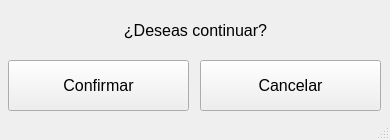
<?xml version="1.0" encoding="UTF-8"?>
<ui version="4.0">
 <class>Confirmar</class>
 <widget class="QMainWindow" name="Confirmar">
  <property name="geometry">
   <rect>
    <x>0</x>
    <y>0</y>
    <width>390</width>
    <height>140</height>
   </rect>
  </property>
  <property name="minimumSize">
   <size>
    <width>390</width>
    <height>140</height>
   </size>
  </property>
  <property name="maximumSize">
   <size>
    <width>390</width>
    <height>140</height>
   </size>
  </property>
  <property name="windowTitle">
   <string>MainWindow</string>
  </property>
  <widget class="QWidget" name="centralwidget">
   <widget class="QPushButton" name="Confirmar_2">
    <property name="geometry">
     <rect>
      <x>8</x>
      <y>60</y>
      <width>181</width>
      <height>51</height>
     </rect>
    </property>
    <property name="font">
     <font>
      <pointsize>12</pointsize>
     </font>
    </property>
    <property name="text">
     <string>Confirmar</string>
    </property>
   </widget>
   <widget class="QPushButton" name="Cancelar">
    <property name="geometry">
     <rect>
      <x>200</x>
      <y>60</y>
      <width>181</width>
      <height>51</height>
     </rect>
    </property>
    <property name="font">
     <font>
      <pointsize>12</pointsize>
     </font>
    </property>
    <property name="text">
     <string>Cancelar</string>
    </property>
   </widget>
   <widget class="QLabel" name="label">
    <property name="geometry">
     <rect>
      <x>100</x>
      <y>0</y>
      <width>191</width>
      <height>61</height>
     </rect>
    </property>
    <property name="font">
     <font>
      <pointsize>12</pointsize>
     </font>
    </property>
    <property name="text">
     <string>¿Deseas continuar?</string>
    </property>
    <property name="alignment">
     <set>Qt::AlignCenter</set>
    </property>
   </widget>
  </widget>
  <widget class="QStatusBar" name="statusbar"/>
 </widget>
 <resources/>
 <connections/>
</ui>
